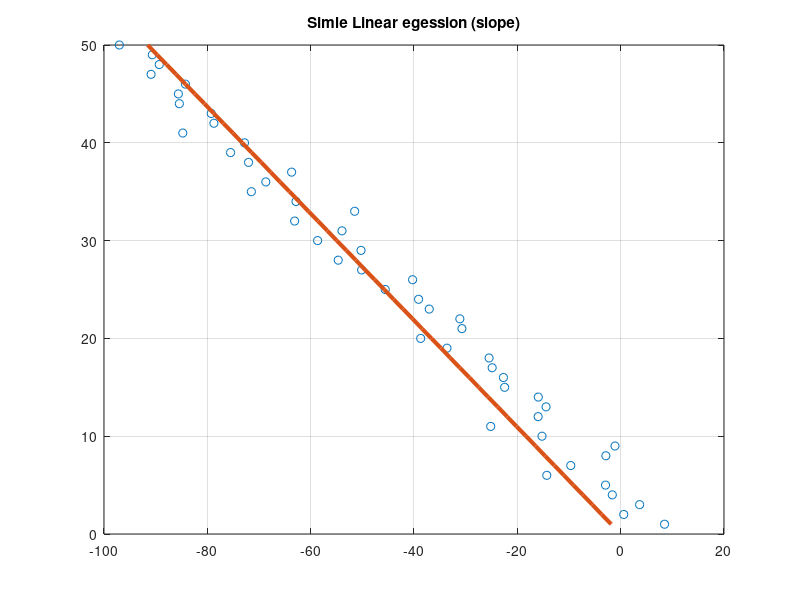
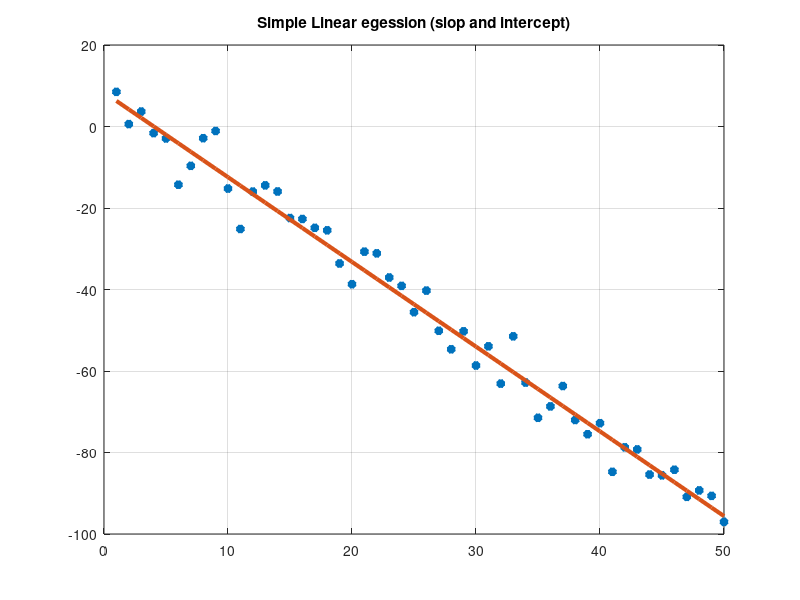
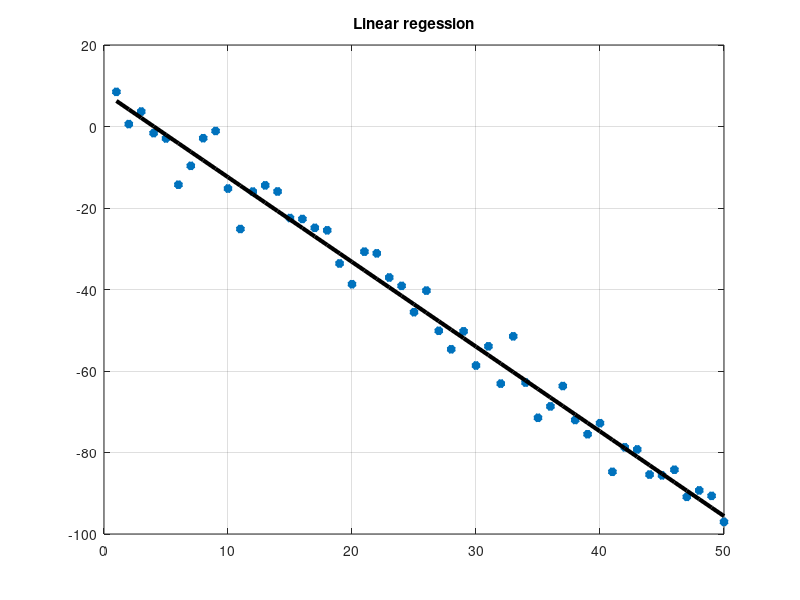

Write the MATLAB code that produced these figures, in order.
clear all
close all
clc

num_eles=50;
a=-2;
b=5;
c=7;
x=1:1:num_eles;
y=a*x+b*randn(1,num_eles);
y=y+c;

Y=y';X=x';
X=[ones(size(X)) X];

B1=y/x;
ye1=B1*x;

figure(1)
plot(y,x,'o');title('Simle Linear egession (slope)');grid on;hold on;
plot(ye1,x,"LineWidth",3)

B2=X\Y;
ye2=X*B2;

figure(2)
plot(x,y,'*',"LineWidth",3); grid on; hold on;
plot(x,ye2,"LineWidth",3)
title('Simple Linear egession (slop and intercept)')
R21=1-sum((y-ye1').^2)/sum((y-mean(y)).^2);
R22=1-sum((y-ye2').^2)/sum((y-mean(y)).^2);
%least squares method
xm=sum(x)/length(x);
ym=sum(y)/length(y);

a1=(sum((x-xm).*(y-ym)))./(sum((x-xm).^2));
a0=ym-(a1*xm);

B3=[a0;a1];

ye3=X*B3;

figure(3)
plot(x,y,'*','LineWidth',3);grid;hold
plot(x,ye3,'k','LineWidth',3);
title('Linear regession')

R23=1-sum((y-ye3').^2)/sum((y-mean(y)).^2);